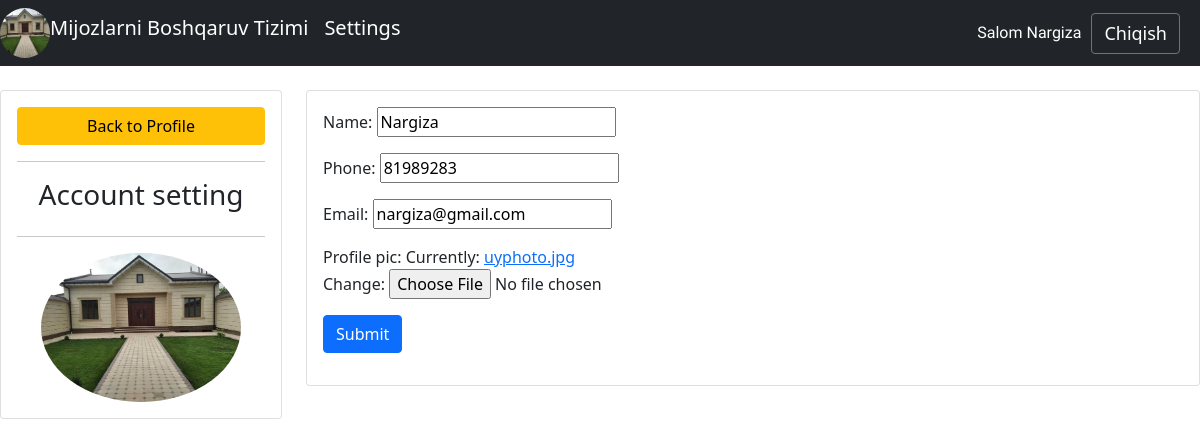
Before: /account/ (signed in) with the older database file.
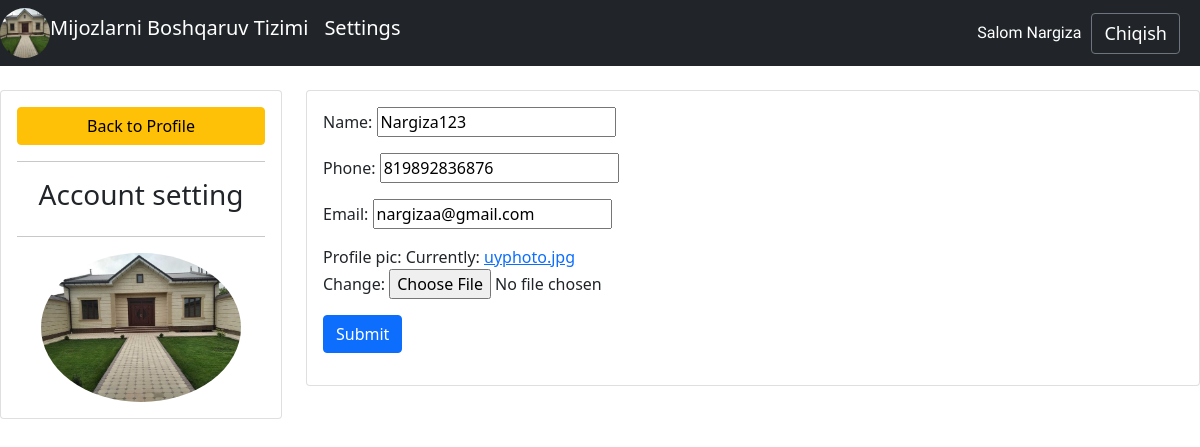
After: the same page with the newer database file.
### crm/models.py (models this page shows, shortened)
class Customer(models.Model):
    user = models.OneToOneField(User, null=True, on_delete=models.CASCADE)
    name = models.CharField(max_length=100)
    phone = models.CharField(max_length=100, null=True)
    email = models.EmailField(null=True)
    profile_pic = models.ImageField(null=True)
    date_created = models.DateTimeField(auto_now_add=True, null=True)

### crm/views.py (the view)
# urls.py: path('account/',views.accountSettings,name='account'),
def accountSettings(request):
    customer = request.user.customer
    form = CustomerForm(instance=customer)
    if request.method == "POST":
        form = CustomerForm(request.POST, request.FILES, instance=customer)
        if form.is_valid():
            form.save()
            return redirect('account')
    context = {'form': form}
    return render(request, 'account_settings.html', context)

### crm/forms.py
class CustomerForm(ModelForm):
    class Meta:
        model = Customer
        fields = '__all__'
        exclude = ['user']

### templates/account_settings.html (shortened to what this page needs)
{%  extends 'base.html' %}
{% load static %}
{% block content%}
<br>
<div class="row">
	<div class="col-md-3">
        <div class="card card-body">
			<a class="btn btn-warning " href="{% url 'home'%}">Back to Profile</a>
            <hr>
            <h3 style="text-align: center">Account setting</h3>
            <hr>
            {% if request.user.customer.profile_pic  %}
            <img class="profile-pic" src="{{request.user.customer.profile_pic.url}}">
            {% else %}
            <img class="profile-pic"  src="{% static 'images/crm.jpg' %}">
            {% endif %}
        </div>
    </div>
    <div class="col-md-9">
        <div class="card card-body">
        <form method="POST" enctype="multipart/form-data">
        {{form.as_p}}
        <input class="btn btn-primary" type="submit" name="Yuborish">
        </form>
        </div>
    </div>
</div>
{%endblock%}

Changed rows visible on the page:
changed Customer: name "Nargiza" → "Nargiza123"; phone "81989283" → "819892836876"; email "nargiza@gmail.com" → "nargizaa@gmail.com"
